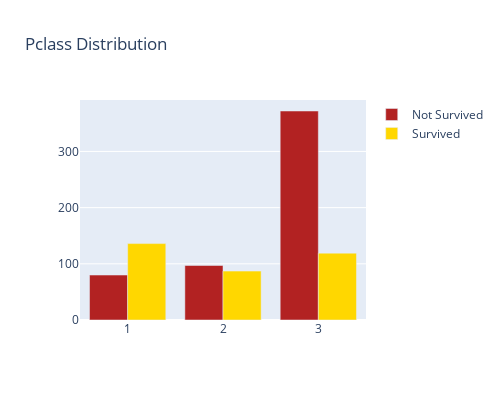

Notebook code for this chart:
### Markdown cell above
<a id  = "subsec8"></a>
**Pclass Feature**

### Code cell
df_m = train_df[train_df['Survived'] == 0]
df_f = train_df[train_df['Survived'] == 1]
df_m = df_m['Pclass'].value_counts()
df_f = df_f['Pclass'].value_counts()

trace1 = go.Bar(x = df_m.index[::-1], y = df_m.values[::-1], name = 'Not Survived', marker = dict(color = 'firebrick'))
trace2 = go.Bar(x = df_f.index[::-1], y = df_f.values[::-1], name = 'Survived', marker = dict(color = 'gold'))
data = [trace1, trace2]
layout = go.Layout(height = 400, width = 500, title='Pclass Distribution', )
fig = go.Figure(data = data, layout= layout)
py.iplot(fig)

### Figure 1 — Plotly figure (JSON) as saved in the notebook; plotly's stock layout.template omitted (floating-point values rounded to 4 significant figures)
{"data": [{"marker": {"color": "firebrick"}, "name": "Not Survived", "type": "bar", "x": [1, 2, 3], "y": [80, 97, 372]}, {"marker": {"color": "gold"}, "name": "Survived", "type": "bar", "x": [2, 3, 1], "y": [87, 119, 136]}], "layout": {"height": 400, "title": {"text": "Pclass Distribution"}, "width": 500}}
